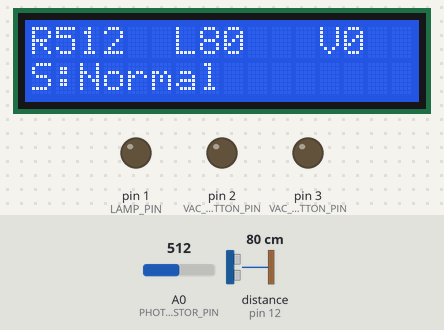
Simulated run of this sketch. Board: Arduino Uno, built with avr-gcc and run on an emulated ATmega328P. On the bench: 16×2 character LCD, output pins drawn as LEDs (lit = HIGH). Wiring (inferred from the names in the program): ultrasonic range finder: trigger pin 13; echo pin 12. The test bench sets the inputs (shaded band); at power-on: distance to the obstacle (sensor on pin 12) 80 cm, A0 (PHOTORESISTOR_PIN) = 512. The echo pulse lasts 58.3 µs per cm; pins used as bus, display or sensor lines are not drawn.

Above: at 1.6 s.
1.7 s: distance to the obstacle (sensor on pin 12) set to 85 cm
At 3.1 s:
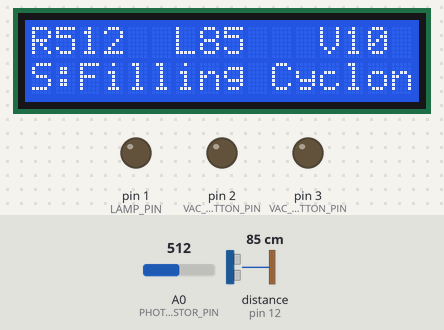
4.0 s: A0 (PHOTORESISTOR_PIN) set to 585
At 5.7 s:
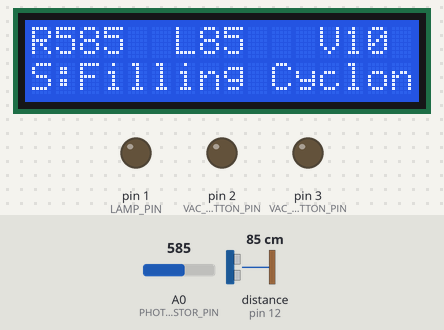
6.1 s: A0 (PHOTORESISTOR_PIN) set to 617
At 7.4 s:
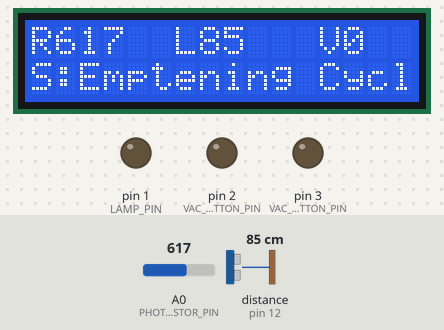
8.6 s: distance to the obstacle (sensor on pin 12) set to 51 cm
At 9.9 s:
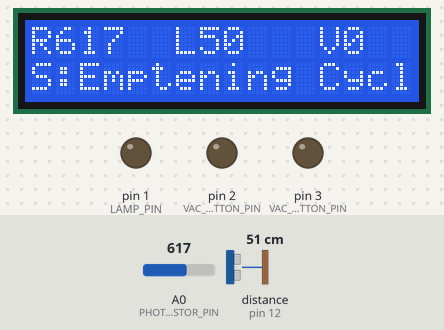
10.6 s: distance to the obstacle (sensor on pin 12) set to 43 cm
At 12.3 s:
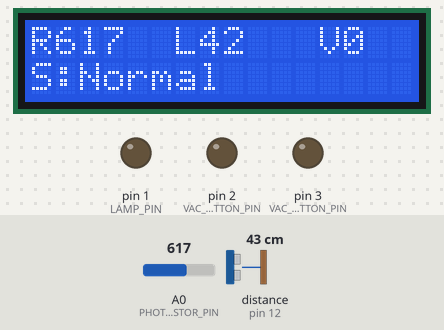
14.7 s: A0 (PHOTORESISTOR_PIN) set to 0
At 17.9 s:
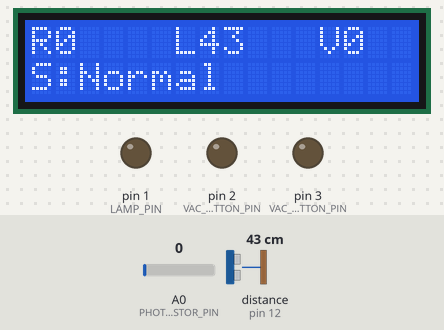
Timing chart, 0 to 18.7 s (numbered marks = the images above; inputs shaded):
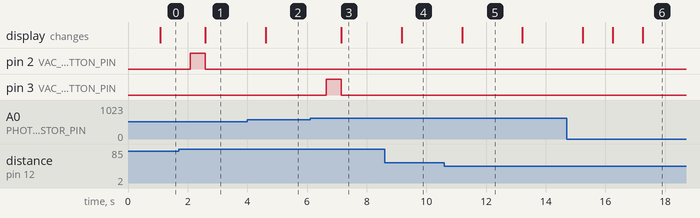

Measured:
- the behaviour switches between 80 and 81 cm on distance to the obstacle (sensor on pin 12) (found by bisection; images 0 and 1)
- the behaviour switches between 600 and 601 on A0 (PHOTORESISTOR_PIN) (found by bisection; images 2 and 3)
- the behaviour switches between 46 and 45 cm on distance to the obstacle (sensor on pin 12) (found by bisection; images 4 and 5)
- after the input at 1.7 s, pin 2 (VAC_ON_BUTTON_PIN): LOW → HIGH after 0.38 s, → LOW 0.50 s later; the display: changes after 0.89 s (image 1)
- after the input at 4.0 s, the display: changes after 0.62 s (image 2)
- after the input at 6.1 s, pin 3 (VAC_OFF_BUTTON_PIN): LOW → HIGH after 0.54 s, → LOW 0.50 s later; the display: changes after 1.0 s (image 3)
- after the input at 8.6 s, the display: changes after 0.57 s (image 4)
- after the input at 10.6 s, the display: changes after 0.60 s (image 5)
- after the input at 14.7 s, the display: changes after 0.54 s (image 6)

The sketch:

SuckoMatic2000.ino
```cpp
#include <LiquidCrystal.h>
#include "SuckoMatic2000.h"

typedef struct
{
	enum State state;
	enum Event event;
	State (*fn)(void);
} tTransition;

tTransition trans[] =
{
	{ST_NORMAL, EV_BOX_EMPTY, &box_empty },
	{ST_CYCLONE_FILLING, EV_BOX_FULL, &box_full },
	{ST_CYCLONE_FILLING, EV_CYCLONE_FULL, &cycone_full },
	{ST_CYCLONE_FILLING, EV_NO_EVENT, &self_trans },
	{ST_CYCLONE_FILLING, EV_VAC_TO_LONG, &vac_to_long },
	{ST_CYCLONE_EMPTENING, EV_CYCLONE_EMPTY, &cyclone_empty },
	{ST_CYCLONE_EMPTENING, EV_BOX_FULL, &box_full },
	{ST_CYCLONE_EMPTENING,	EV_NO_EVENT, &self_trans },
	{ST_ERR_VAC_ON_TO_LONG,	EV_NO_EVENT, &self_trans },
};

#define TRANS_COUNT (sizeof(trans)/sizeof(*trans))

//Levels
const int BOX_EMPTY_LEVEL = 80;
const int BOX_FULL_LEVEL = 45;
const int CYCLONE_FULL = 600;
const int MAX_NUMBER_OF_SECONDS = 120;
const int MAX_VAC_RESTART_ATTEMPTS = 2;

//Digital pins
const int ZERO_PIN = 0;
const int LAMP_PIN = 1;
const int VAC_ON_BUTTON_PIN = 2;
const int VAC_OFF_BUTTON_PIN = 3;
const int ECHO_PIN = 12;
const int TRIGGER_PIN = 13;

//Analog pins
const int PHOTORESISTOR_PIN = 0;

long fuel_level = 0;
int photoResistorValue = 0;
int vac_restarts_attempts = 0;

const int VAC_OFF = 0;
const int VAC_ON = 1;

//Vac control

int vac_state = VAC_OFF;
unsigned long vacc_start_time = 0;

//LCD
//const int lcd_rs = 8;
const int lcd_rs = 10;
const int lcd_enable = 9;
const int lcd_d4 = 4;
const int lcd_d5 = 5;
const int lcd_d6 = 6;
const int lcd_d7 = 7;
const int lcd_columns = 16;
const int lcd_row = 2;

LiquidCrystal lcd(lcd_rs, lcd_enable, lcd_d4, lcd_d5, lcd_d6, lcd_d7);


void setup()
{
//Serial.begin(9600);

	pinMode(TRIGGER_PIN, OUTPUT);
	pinMode(VAC_ON_BUTTON_PIN, OUTPUT);
	pinMode(VAC_OFF_BUTTON_PIN, OUTPUT);
	pinMode(ECHO_PIN, INPUT);
	pinMode(LAMP_PIN, OUTPUT);
	pinMode(PHOTORESISTOR_PIN, INPUT);

	lcd.begin(lcd_columns, lcd_row);
}

static Event get_next_event()
{

	photoResistorValue = analogRead(PHOTORESISTOR_PIN);
	fuel_level = get_fuel_level();

	switch (state)
	{
		case ST_NORMAL:
			if (box_is_empty())
			{
				return EV_BOX_EMPTY;
			}
			return EV_NO_EVENT;
			break;
		case ST_CYCLONE_FILLING:
			if (vac_has_been_on_more_then(MAX_NUMBER_OF_SECONDS))
			{
				return EV_VAC_TO_LONG;
			}

			if (box_is_full())
			{
				return EV_BOX_FULL;
			}

			if (cyclone_is_full())
			{
				return EV_CYCLONE_FULL;
			}

			return EV_NO_EVENT;
			break;
		case ST_CYCLONE_EMPTENING:
			if (box_is_full())
			{
				return EV_BOX_FULL;
			}

			if (cyclone_is_empty())
			{
				return EV_CYCLONE_EMPTY;
			}

			return EV_NO_EVENT;
			break;
		default:
			return EV_NO_EVENT;
	}
}

static State self_trans(void)
{
	return state;
}

static State box_empty()
{
	turn_vac_on();
	return ST_CYCLONE_FILLING;
}

static State box_full()
{
	turn_vac_off();
	return ST_NORMAL;
}

static State cycone_full()
{
	turn_vac_off();
	vac_restarts_attempts = 0;
	return ST_CYCLONE_EMPTENING;
}

static State cyclone_empty()
{
	turn_vac_on();
	return ST_CYCLONE_FILLING;
}

static State vac_to_long()
{
	vac_restarts_attempts++;
	turn_vac_off();
	if (vac_restarts_attempts > MAX_VAC_RESTART_ATTEMPTS)
	{
		return ST_ERR;
	}
	delay(5000);
	turn_vac_on();
	return ST_CYCLONE_FILLING;
}

boolean vac_has_been_on_more_then(int max_vacc_on_in_seconds)
{

	unsigned long current_time = millis();
	unsigned long elapsed_time = (current_time - vacc_start_time) / 1000;

	if (elapsed_time > max_vacc_on_in_seconds)
	{
		return true;
	}

	return false;
}

long microsecondsToCentimeters(long microseconds)
{
	return microseconds / 29 / 2;
}

long get_fuel_level()
{
	long duration;

	//sending the signal, starting with LOW for a clean signal
	digitalWrite(TRIGGER_PIN, LOW);
	delayMicroseconds(2);
	digitalWrite(TRIGGER_PIN, HIGH);
	delayMicroseconds(5);
	digitalWrite(TRIGGER_PIN, LOW);

	duration = pulseIn(ECHO_PIN, HIGH);

	return microsecondsToCentimeters(duration);
}

boolean box_is_empty()
{
	return fuel_level > BOX_EMPTY_LEVEL;
}

boolean box_is_full()
{
	return fuel_level < BOX_FULL_LEVEL;
}

boolean cyclone_is_full()
{
	return photoResistorValue > CYCLONE_FULL;
}

boolean cyclone_is_empty()
{
	return photoResistorValue < CYCLONE_FULL;
}

void turn_vac_on()
{
	if (vac_is_off())
	{
		digitalWrite(VAC_ON_BUTTON_PIN, HIGH);
		delay(500);
		digitalWrite(VAC_ON_BUTTON_PIN, LOW);
		vac_state = VAC_ON;
		vacc_start_time = millis();
	}
}

void turn_vac_off()
{
	if (vac_is_on())
	{
		digitalWrite(VAC_OFF_BUTTON_PIN, HIGH);
		delay(500);
		digitalWrite(VAC_OFF_BUTTON_PIN, LOW);
		vac_state = VAC_OFF;
	}
}

boolean vac_is_on()
{
	return vac_state == VAC_ON;
}

boolean vac_is_off()
{
	return vac_state == VAC_OFF;
}

//void turn_light_on() {
//	digitalWrite(LAMP_PIN, HIGH);
//}
//
//void turn_light_off() {
//	digitalWrite(LAMP_PIN, LOW);
//}

static String get_state_string()
{
	switch (state)
	{
		case ST_CYCLONE_EMPTENING:
			return "Emptening Cyclo";
			break;
		case ST_CYCLONE_FILLING:
			return "Filling Cyclone";
			break;
		case ST_NORMAL:
			return "Normal";
			break;
		case ST_ERR_VAC_ON_TO_LONG:
			return "Vac on to long";
		default:
			return "Err";
	}
}

void updateLCD()
{
	if (state != ST_ERR)
	{
		lcd.setCursor(0, 0);
		lcd.print("R     ");
		lcd.setCursor(1, 0);
		lcd.print(photoResistorValue);

		lcd.setCursor(6, 0);
		lcd.print("L     ");
		lcd.setCursor(7, 0);
		lcd.print(fuel_level);

		lcd.setCursor(12, 0);
		lcd.print("V    ");
		lcd.setCursor(13, 0);
		lcd.print(vac_state * 10 + vac_restarts_attempts);

		lcd.setCursor(0, 1);
		lcd.print("S:               ");
		lcd.setCursor(2, 1);
		lcd.print(get_state_string());
	}
	else
	{
		lcd.setCursor(0, 0);
		lcd.print("ERR:Vac on long.");
		lcd.setCursor(0, 1);
		lcd.print("Max time(sec):");
		lcd.print(MAX_NUMBER_OF_SECONDS);

	}

//	Serial.print("photoResistorValue:");
//	Serial.print(photoResistorValue);
//	Serial.print(" ");
//	Serial.print("fuel_level:");
//	Serial.print(fuel_level);
//	Serial.print(" ");
//	Serial.print("state:");
//	Serial.print(get_state_string());
//	Serial.println();

}

void loop()
{
	int i;
	state = ST_NORMAL;
	while (state != ST_TERM)
	{
		delay(1000);
		event = get_next_event();
		for (i = 0; i < TRANS_COUNT; i++)
		{
			if ((state == trans[i].state) || (ST_ANY == trans[i].state))
			{
				if ((event == trans[i].event) || (EV_ANY == trans[i].event))
				{
					state = (trans[i].fn)();
					break;
				}
			}
		}
		updateLCD();
	}
}
```

SuckoMatic2000.h
```cpp
enum State {
	ST_ANY,
	ST_NORMAL,
	ST_CYCLONE_FILLING,
	ST_CYCLONE_EMPTENING,
	ST_ERR_VAC_ON_TO_LONG,
	ST_TERM,
	ST_ERR
}state;

enum Event {
	EV_ANY,
	EV_CYCLONE_FULL,
	EV_CYCLONE_EMPTY,
	EV_BOX_FULL,
	EV_BOX_EMPTY,
	EV_VAC_TO_LONG,
	EV_NO_EVENT
}event;
```
